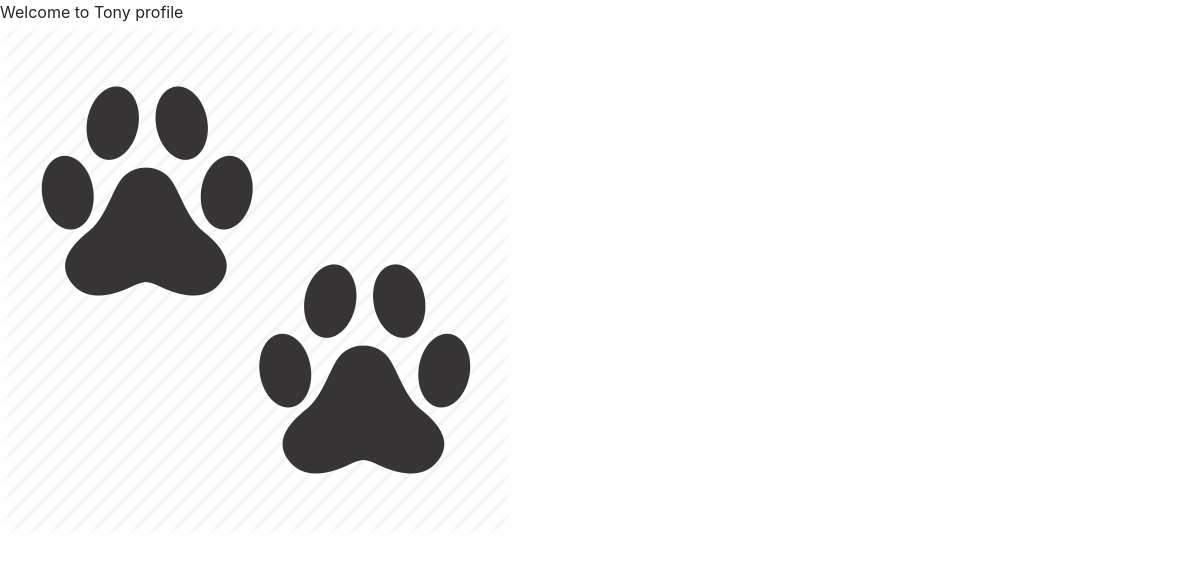
/web_interface/pet/16, run on an earlier commit of the app's database.
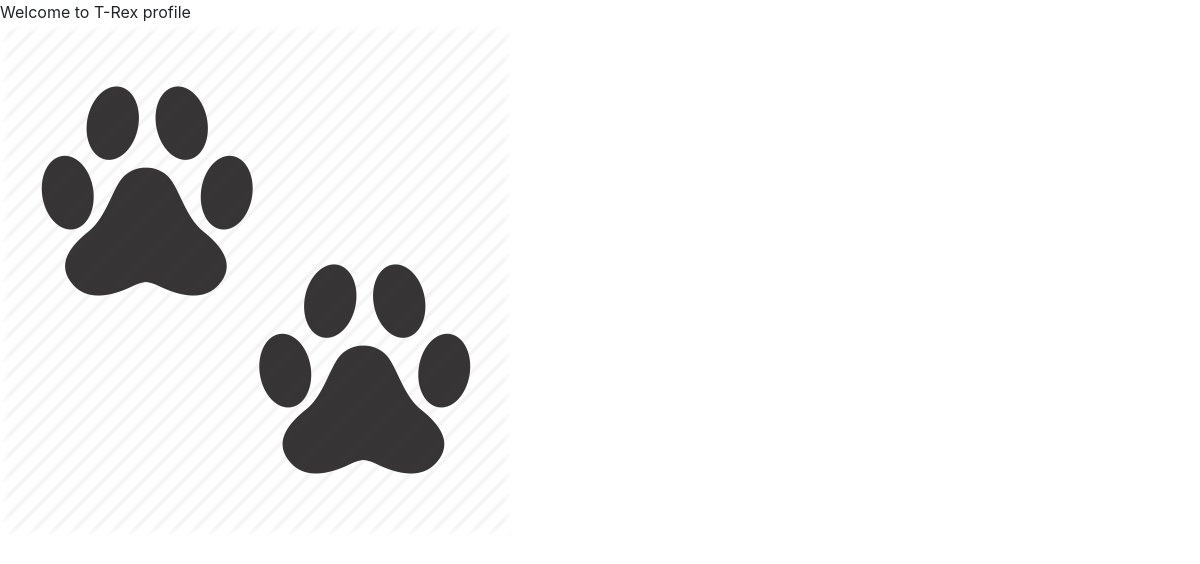
And on a later commit of the database.
### web_auth/models.py (models this page shows, shortened)
class Pet(models.Model):
    name = models.CharField(max_length=35)
    avatar = models.ImageField(upload_to='pets/avatars/', default='defaults/avatars/default_pet_avatar.png')
    owner = models.ForeignKey(User, on_delete=models.CASCADE)

### web_interface/views.py (the view)
# urls.py: path('pet/<int:pk>', views.pet_profile, name='pet_profile_view'),
def pet_profile(request, pk):
    pet = Pet.objects.get(pk=pk)
    return render(request, 'pet_profile.html', {
        'pet': pet
    })

### web_interface/templates/pet_profile.html (shortened to what this page needs)
{% extends 'base.html' %}
{% block content %}
Welcome to {{ pet.name }} profile <br> <img src="{{ pet.avatar.url }}" alt="">
{% endblock %}

What changed in the data, as far as the page shows it:
changed Pet: name "Tony" → "T-Rex"
